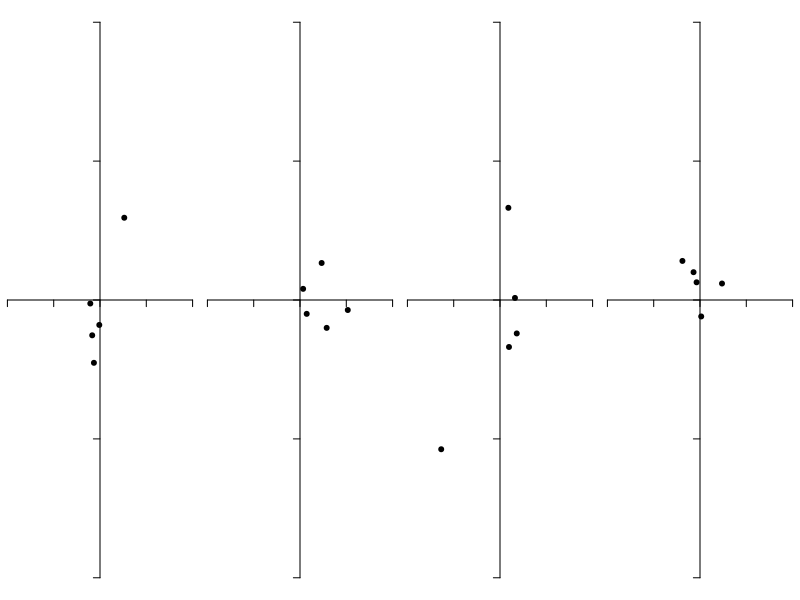
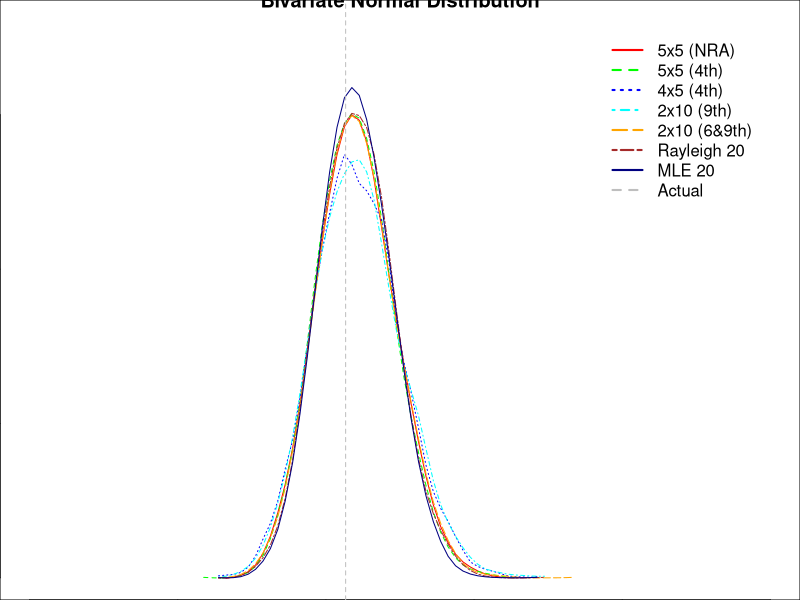
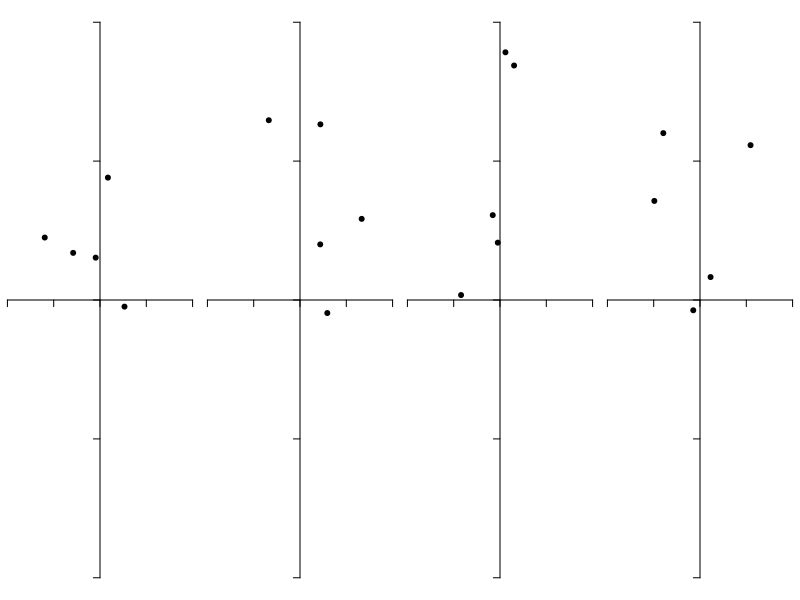
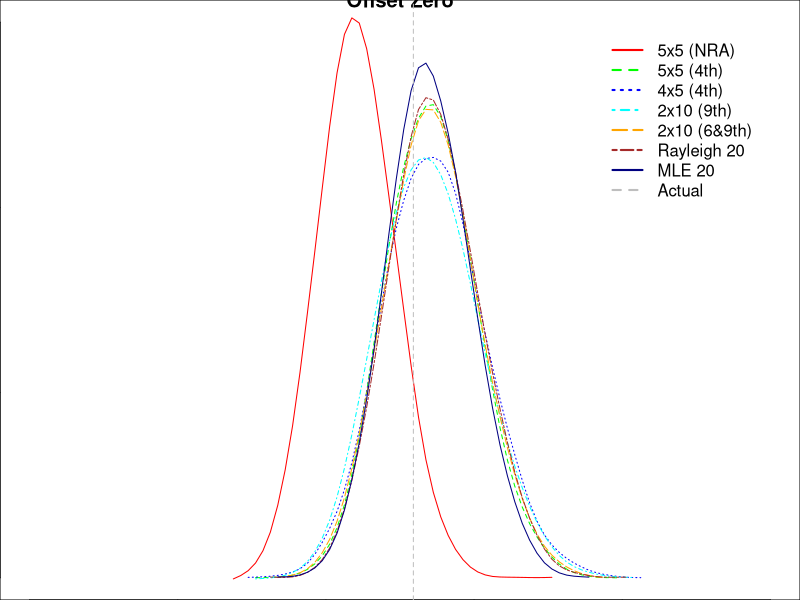
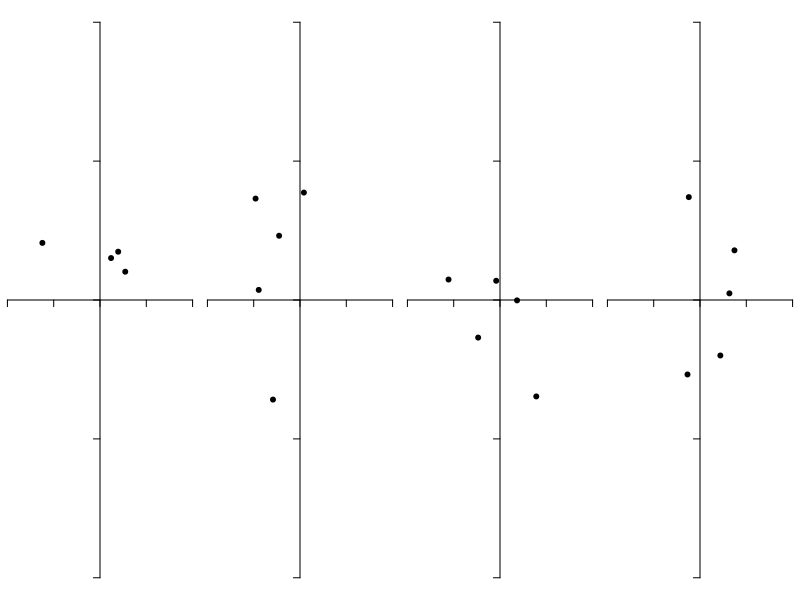

The R source for these figures, in order: (Note: a time limit stopped this script after it produced the figures.)
## ---- chunk 1
n <- 10000

bivariate_normal <- function(n, yoffset=0, eccentricity=0, flier_rate=0, flier_severity=3)
{
  d <- data.frame(u=runif(n), v=runif(n), z=runif(n))
  
  # Contaminated normal if fliers requested
  d$sd <- ifelse(d$z < flier_rate, flier_severity, 1)

  # Box-Muller transform
  d$r = d$sd * sqrt(-2 * log(d$u))
  d$x = d$r * cos(2 * pi * d$v)
  d$y = d$r * sin(2 * pi * d$v)

  # Offset and eccentricity
  d$y <- d$y * sqrt(1-eccentricity^2) + yoffset
  d$x <- d$x / sqrt(1-eccentricity^2)
  d$r <- sqrt(d$x^2 + d$y^2)
  return (d)
}

group_size <- function(h)
{
  n <- nrow(h) 
  if (n < 2) {
    return (0)
  }
  best_so_far <- sqrt((h$x[1]-h$x[2])*(h$x[1]-h$x[2])+(h$y[1]-h$y[2])*(h$y[1]-h$y[2]))
  for (i in 1:(n - 1)) {
    for (j in (i + 1):n) {
      candidate = sqrt((h$x[i]-h$x[j])*(h$x[i]-h$x[j])+(h$y[i]-h$y[j])*(h$y[i]-h$y[j]))
      if (best_so_far < candidate) {
        best_so_far = candidate
      }
    }
  }
  return (best_so_far)
}

# Radial miss at 10 yards with a bow, mm
experimental_data <- c(17,25,41,65,150,11,16,16,21,26,42,10,22,24,45,49,12,25,30,37,38,43,
44,54,10,17,34,42,44,20,23,28,33,34,38,10,18,20,27,35,37,37,49,52,
60,61,8,16,18,21,22,25,35,37,69,24,25,27,30,42,48,61,71,8,
10,11,11,13,27,28,31,40,73,8,14,20,21,34,36,36,37,43,43,46,
47,16,19,36,37,38,39,44,45,50,54,72,5,9,30,30,31,34,35,42,
45,47,52,130,5,10,16,19,23,23,29,34,36,37,40,42,1,7,7,9,11,
15,17,27,27,40,9,17,17,18,20,23,23,25,31,32,9,25,9,34,4,25,
8,20,9,23,15,18,19,19,6,58,21,24,31,5,10,21,9,9,27,220,12,
20,19,21,14,12,26,48,26,29,14,19,24,8,20,12,13,17,52,29,5,
19,23,34,23,19,32,8,19,24,52,26,16,8,1,14,9,12,20,14,13,40,
9,16,14,33,12,30,9,19,30,8,31,15,6,19,12,28,55,13,46,43,16,
16,10,16,12,20,33,10,4,42,37,4,75,29,6,24,14,11,35,2,21,5,
10,13,36,1,34,17,19,52,33,7,25,10,6,12,0,29,20,23,34,10,19,
27,15,25,14,13,10,21,28,44,36,17,31,32,11,15,24,13,14,13,8,
27,68,39,45,32,27,6,40,30,19,14,11,31,11,45,31,14,12,13,3,
17,34,33,14,6,7,16,17,10,26,104,57,38,9,4,10,3,25,32,44,36,
23,43,7,10,21,39,18,14,26);

experiment <- function(main=NA, ymax=3, yoffset=0, eccentricity=0, flier_rate=0, flier_severity=3, legendpos='topright', simulated=T)
{
  gs55 <- numeric(n)
  kr4 <- numeric(n)
  kr44 <- numeric(n)
  kr9 <- numeric(n)
  kr69 <- numeric(n)
  rr20 <- numeric(n)
  mle20 <- numeric(n)
  o <- numeric(n)
  hits55 <- 0
  hits4 <- 0
  hits44 <- 0
  hits9 <- 0
  hits69 <- 0
  hits20 <- 0
  hitsmle <- 0
  for (i in 1:n) {
    h <- numeric(5);
    if (simulated) {
      e <- numeric(5);
      for (j in 1:5) {
        g <- bivariate_normal(5, yoffset, eccentricity, flier_rate, flier_severity);
        e[j] <- group_size(g);
        g <- g[order(g$r),];
        h[j] <- g$r[4];
      }
      gs55[i] <- 0.72 * mean(e); 
    } else {
      for (j in 1:5) {
        g <- sample(experimental_data, 5, replace=T);
        g <- g[order(g)];
        h[j] <- g[4];
      }
    }
    kr4[i] <- 1.42 * mean(h);
    kr44[i] <- 1.43 * mean(h[-1]);
    e <- numeric(2);
    f <- numeric(2);
    r <- numeric(2);
    r2 <- numeric(2);
    for (j in 1:2) {
      if (simulated) {
        g <- bivariate_normal(10, yoffset, eccentricity, flier_rate, flier_severity)$r
      } else {
        g <- sample(experimental_data, 10, replace=T);
      }
      g <- g[order(g)]
      e[j] <- g[6] + g[9];
      f[j] <- g[9];
      r[j] <- mean(g);
      r2[j] <- sum(g^2);
    }
    kr9[i] <- 1.15 * mean(f);
    kr69[i] <- 0.69 * mean(e);
    rr20[i] <- 1.76 * mean(r);
    mle20[i] <- 0.35 * sqrt(sum(r2));
    if (simulated) { 
      r <- bivariate_normal(1, yoffset, eccentricity, flier_rate, flier_severity)$r 
    } else {
      r <- sample(experimental_data, 1);
    }
    if (r < gs55[i]) {
      hits55 <- hits55 + 1;
    }
    if (r < kr4[i]) {
      hits4 <- hits4 + 1;
    }
    if (r < kr44[i]) {
      hits44 <- hits44 + 1;
    }
    if (r < kr9[i]) {
      hits9 <- hits9 + 1;
    }
    if (r < kr69[i]) {
      hits69 <- hits69 + 1;
    }
    if (r < rr20[i]) {
      hits20 <- hits20 + 1;
    }
    if (r < mle20[i]) {
      hitsmle <- hitsmle + 1;
    }
    o[i] <- r;
  }
  if (simulated) {
    hist55 <- hist(gs55, plot=F, breaks=50);
    plot(main=main, smooth.spline(hist55$mids, hist55$density), col='red', type='l', xlab='Estimated R90', ylab='PDF', xlim=c(0,5), ylim=c(0,ymax));
    hist4 <- hist(kr4, plot=F, breaks=50);
    lines(smooth.spline(hist4$mids, hist4$density), col='green', lty=2);
  } else {
    hist4 <- hist(kr4, plot=F, breaks=50);
    plot(main=main, smooth.spline(hist4$mids, hist4$density), col='green', type='l', lty=2, xlab='Estimated R90', ylab='PDF', xlim=c(0,100), ylim=c(0,ymax));
  }
  hist44 <- hist(kr44, plot=F, breaks=50);
  lines(smooth.spline(hist44$mids, hist44$density), col='blue', lty=3);
  hist9 <- hist(kr9, plot=F, breaks=50);
  lines(smooth.spline(hist9$mids, hist9$density), col='cyan', lty=4);
  hist69 <- hist(kr69, plot=F, breaks=50);
  lines(smooth.spline(hist69$mids, hist69$density), col='orange', lty=5);
  hist20 <- hist(rr20, plot=F, breaks=50);
  lines(smooth.spline(hist20$mids, hist20$density), col='brown', lty=6);
  histmle <- hist(mle20, plot=F, breaks=50);
  lines(smooth.spline(histmle$mids, histmle$density), col='navy', lty=7);
  if (simulated) {
    actual_r90 <- quantile(o, probs=c(0.9));
  } else {
    actual_r90 <- quantile(experimental_data, probs=c(0.9));
  }
  abline(v=actual_r90, lty=8, col='grey')
  if (simulated) {
    legend(legendpos, inset=.05, c('5x5 (NRA)','5x5 (4th)','4x5 (4th)','2x10 (9th)','2x10 (6&9th)','Rayleigh 20','MLE 20','Actual'), lwd=2, lty=c(1,2,3,4,5,6,7,8), col=c('red','green','blue','cyan','orange','brown','navy','grey'), bty='n');
  } else {
    legend(legendpos, inset=.05, c('5x5 (4th)','4x5 (4th)','2x10 (9th)','2x10 (6&9th)','Rayleigh 20','MLE 20','Actual'), lwd=2, lty=c(2,3,4,5,6,7,8), col=c('green','blue','cyan','orange','brown','navy','grey'), bty='n');
  }
  hits55  <- 100*hits55/n;
  hits4   <- 100*hits4/n;
  hits44  <- 100*hits44/n;
  hits9   <- 100*hits9/n;
  hits69  <- 100*hits69/n;
  hits20  <- 100*hits20/n;
  hitsmle <- 100*hitsmle/n;
  rmse55 <- sqrt(sum((gs55 - actual_r90)^2)/n);
  rmse4  <- sqrt(sum((kr4  - actual_r90)^2)/n);
  rmse44 <- sqrt(sum((kr44 - actual_r90)^2)/n);
  rmse9  <- sqrt(sum((kr9  - actual_r90)^2)/n);
  rmse69 <- sqrt(sum((kr69 - actual_r90)^2)/n);
  rmse20 <- sqrt(sum((rr20 - actual_r90)^2)/n);
  rmsemle <- sqrt(sum((mle20 - actual_r90)^2)/n);
  mae55 <- sqrt(mean(abs(gs55 - actual_r90)));
  mae4  <- sqrt(mean(abs(kr4  - actual_r90)));
  mae44 <- sqrt(mean(abs(kr44 - actual_r90)));
  mae9  <- sqrt(mean(abs(kr9  - actual_r90)));
  mae69 <- sqrt(mean(abs(kr69 - actual_r90)));
  mae20 <- sqrt(mean(abs(rr20 - actual_r90)));
  maemle <- sqrt(mean(abs(mle20 - actual_r90)));
  data.frame( hits55, hits4, hits44, hits9, hits69, hits20, hitsmle
            , rmse55, rmse4, rmse44, rmse9, rmse69, rmse20, rmsemle
            , mae55,  mae4,  mae44,  mae9,  mae69,  mae20,  maemle
            );
}

group_examples <- function(yoffset=0, eccentricity=0, flier_rate=0, flier_severity=3)
{
  old.par <- par(mfrow=c(1,4))
  par(mar=c(0,0,0,0))
  for (i in 1:4) {
    a <- bivariate_normal(5, yoffset, eccentricity, flier_rate, flier_severity)
    plot(a$x, a$y, type='p', xlim=c(-4,4), ylim=c(-4,4), axes=F, pch=19)
    axis(1, pos=0, labels=NA)
    axis(2, pos=0, labels=NA) 
  }
  par(old.par)
}
## ---- chunk 2
set.seed(42)
group_examples()
## ---- chunk 3
e <- experiment(main='Bivariate Normal Distribution', ymax=1.8);
## ---- chunk 4
set.seed(43)
group_examples(yoffset=1)
## ---- chunk 5
e <- experiment(main='Offset Zero', ymax=1.5, yoffset=1);
## ---- chunk 6
set.seed(44)
group_examples(flier_rate=0.05, flier_severity=5)
## ---- chunk 7
e <- experiment(main='Contaminated Normal Distribution', ymax=1.2, flier_rate=0.05, flier_severity=5, legendpos='topleft');
## ---- chunk 8
set.seed(45)
group_examples(eccentricity=0.75)
## ---- chunk 9
e <- experiment(main='Unequal Variance', ymax=1.5, eccentricity=0.75, legendpos='topleft');
## ---- chunk 10
set.seed(46)
group_examples(yoffset=1, eccentricity=0.75, flier_rate=0.05, flier_severity=5)
## ---- chunk 11
e <- experiment(main='All Factors', ymax=1, yoffset=1, eccentricity=0.75, flier_rate=0.05, flier_severity=5, legendpos='topleft');
## ---- chunk 12
e <- experiment(main='Actual Experimental Data', ymax=0.08, simulate=F, legendpos='topleft');
